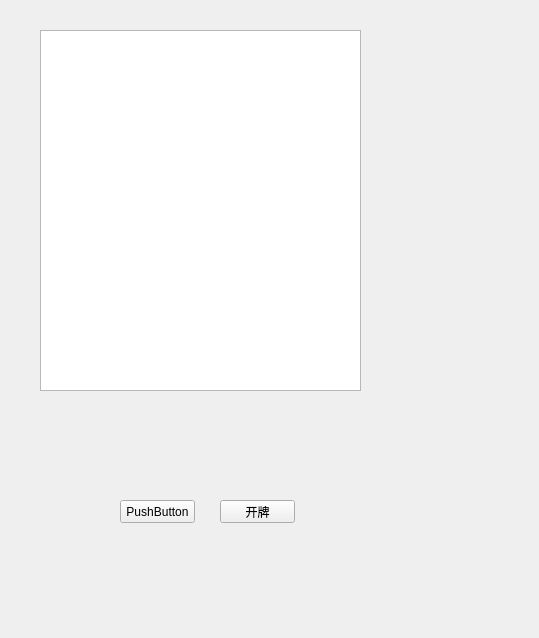
<?xml version="1.0" encoding="UTF-8"?>
<ui version="4.0">
 <class>Texas</class>
 <widget class="QWidget" name="Texas">
  <property name="geometry">
   <rect>
    <x>0</x>
    <y>0</y>
    <width>539</width>
    <height>638</height>
   </rect>
  </property>
  <property name="windowTitle">
   <string>Texas</string>
  </property>
  <widget class="QTextBrowser" name="textBrowser_log">
   <property name="geometry">
    <rect>
     <x>40</x>
     <y>30</y>
     <width>321</width>
     <height>361</height>
    </rect>
   </property>
   <property name="font">
    <font>
     <family>Agency FB</family>
     <pointsize>26</pointsize>
     <weight>75</weight>
     <bold>true</bold>
    </font>
   </property>
  </widget>
  <widget class="QPushButton" name="pushButton">
   <property name="geometry">
    <rect>
     <x>120</x>
     <y>500</y>
     <width>75</width>
     <height>23</height>
    </rect>
   </property>
   <property name="text">
    <string>PushButton</string>
   </property>
  </widget>
  <widget class="QPushButton" name="pushButton_cal">
   <property name="geometry">
    <rect>
     <x>220</x>
     <y>500</y>
     <width>75</width>
     <height>23</height>
    </rect>
   </property>
   <property name="text">
    <string>开牌</string>
   </property>
  </widget>
 </widget>
 <layoutdefault spacing="6" margin="11"/>
 <resources/>
 <connections/>
</ui>
